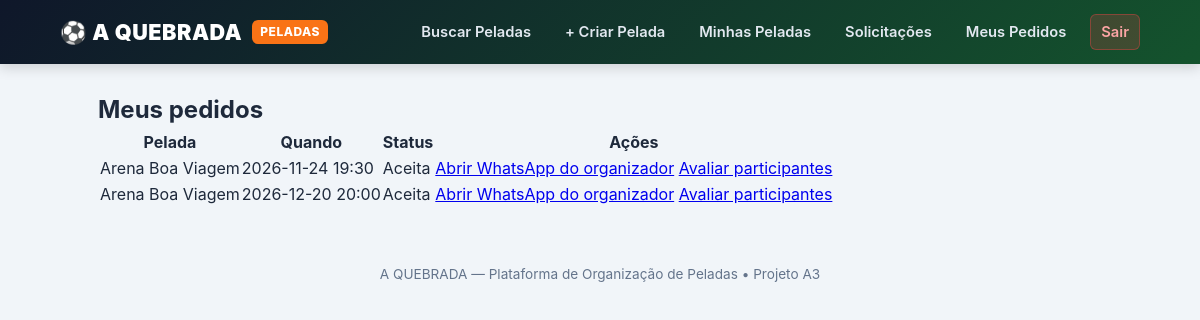
Before: /meus-pedidos (signed in) with the older database file.
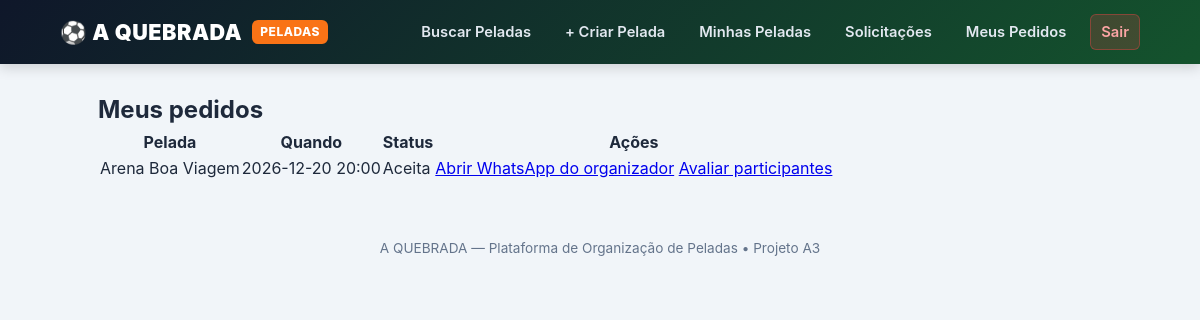
After: the same page with the newer database file.
### tables this page shows
CREATE TABLE SOLICITACAO (
    id_solicitacao INTEGER PRIMARY KEY AUTOINCREMENT,
    id_pelada INTEGER NOT NULL,
    id_usuario INTEGER NOT NULL,
    mensagem TEXT CHECK(mensagem IS NULL OR length(mensagem) <= 500),
    status TEXT DEFAULT 'Pendente' CHECK(status IN ('Pendente', 'Aceita', 'Recusada', 'Cancelada')),
    data_solicitacao DATETIME DEFAULT CURRENT_TIMESTAMP,
    data_resposta DATETIME,
    UNIQUE(id_pelada, id_usuario),
    FOREIGN KEY (id_pelada) REFERENCES PELADA(id_pelada) ON DELETE CASCADE,
    FOREIGN KEY (id_usuario) REFERENCES USUARIO(id_usuario) ON DELETE CASCADE
);

CREATE TABLE LOCAL (
    id_local INTEGER PRIMARY KEY AUTOINCREMENT,
    nome TEXT NOT NULL CHECK(length(trim(nome)) > 0),
    endereco TEXT NOT NULL,
    bairro TEXT,
    cidade TEXT,
    tipo TEXT CHECK(tipo IN ('Futsal', 'Society', 'Campo', 'Areia'))
);

CREATE TABLE PELADA (
    id_pelada INTEGER PRIMARY KEY AUTOINCREMENT,
    id_organizador INTEGER NOT NULL,
    id_local INTEGER NOT NULL,
    data_hora TEXT NOT NULL,
    vagas_totais INTEGER NOT NULL CHECK(vagas_totais > 0),
    valor_por_pessoa REAL NOT NULL CHECK(valor_por_pessoa >= 0),
    nivel TEXT DEFAULT 'Casual',
    descricao TEXT,
    status TEXT DEFAULT 'Aberta' CHECK(status IN ('Aberta', 'Lotada', 'Finalizada', 'Cancelada')),
    FOREIGN KEY (id_organizador) REFERENCES USUARIO(id_usuario) ON DELETE CASCADE,
    FOREIGN KEY (id_local) REFERENCES LOCAL(id_local) ON DELETE RESTRICT
);

### app.py (the view)
@app.route('/meus-pedidos')
@login_required
def meus_pedidos():
    conn = get_db()
    pedidos = conn.execute('''
        SELECT s.*, p.data_hora, p.id_organizador, l.nome AS local_nome,
               u.nome AS organizador_nome, u.telefone_whatsapp AS organizador_whatsapp
        FROM SOLICITACAO s
        JOIN PELADA p ON s.id_pelada = p.id_pelada
        JOIN LOCAL l ON p.id_local = l.id_local
        JOIN USUARIO u ON p.id_organizador = u.id_usuario
        WHERE s.id_usuario = ?
        ORDER BY s.data_solicitacao DESC
    ''', (session['user_id'],)).fetchall()
    conn.close()
    return render_template('meus_pedidos.html', pedidos=pedidos)

### app.py (called while the page is built)
def get_db():
    conn = sqlite3.connect(DB_PATH)
    conn.row_factory = sqlite3.Row
    conn.execute('PRAGMA foreign_keys = ON')
    return conn

def login_required(f):
    @wraps(f)
    def decorated(*args, **kwargs):
        if 'user_id' not in session:
            return redirect(url_for('login'))
        return f(*args, **kwargs)
    return decorated

@app.after_request
def add_no_cache_headers(response):
    response.headers['Cache-Control'] = 'no-store, no-cache, must-revalidate, max-age=0'
    response.headers['Pragma'] = 'no-cache'
    response.headers['Expires'] = '0'
    return response

### templates/meus_pedidos.html
{% extends 'base.html' %}
{% block content %}
<h2>Meus pedidos</h2>
<table>
    <thead>
        <tr>
            <th>Pelada</th>
            <th>Quando</th>
            <th>Status</th>
            <th>Ações</th>
        </tr>
    </thead>
    <tbody>
        {% for p in pedidos %}
        <tr data-cy="pedido">
            <td>{{ p['local_nome'] }}</td>
            <td>{{ p['data_hora'] }}</td>
            <td data-cy="pedido-status">{{ p['status'] }}</td>
            <td>
                {% if p['status'] == 'Pendente' %}
                    <form method="POST" action="{{ url_for('cancelar_solicitacao', id_solicitacao=p['id_solicitacao']) }}" style="display:inline;">
                        <button type="submit" class="secondary" data-cy="cancelar-solicitacao">Cancelar solicitação</button>
                    </form>
                {% elif p['status'] == 'Aceita' %}
                    <a href="https://wa.me/{{ p['organizador_whatsapp'] }}" target="_blank" role="button" data-cy="abrir-whatsapp">Abrir WhatsApp do organizador</a>
                    <a href="{{ url_for('avaliar_participante', id_pelada=p['id_pelada']) }}" role="button" class="secondary" data-cy="avaliar">Avaliar participantes</a>
                {% else %}
                    —
                {% endif %}
            </td>
        </tr>
        {% else %}
        <tr><td colspan="4">Você ainda não solicitou vaga em nenhuma pelada.</td></tr>
        {% endfor %}
    </tbody>
</table>
{% endblock %}

### templates/base.html (shortened to what this page needs)
<!DOCTYPE html>
<html lang="pt-BR">
<head>
</head>
<body>
  <header>
    <div class="nav-container">
      <a href="/buscar" class="brand">⚽ A QUEBRADA <span class="badge-logo">PELADAS</span></a>
      {% if session.get('user_id') %}
      <nav>
        <a href="/buscar">Buscar Peladas</a>
        <a href="/pelada/nova">+ Criar Pelada</a>
        <a href="/minhas-peladas">Minhas Peladas</a>
        <a href="/solicitacoes">Solicitações</a>
        <a href="/meus-pedidos">Meus Pedidos</a>
        <a href="/logout" data-cy="sair" class="btn-sair">Sair</a>
      </nav>
      {% endif %}
    </div>
  </header>
  <div class="container">
    {% block content %}{% endblock %}
  </div>
  <footer>A QUEBRADA — Plataforma de Organização de Peladas &bull; Projeto A3</footer>
</body>
</html>

### templates/base.html (style rules this page uses)
:root { --primary: #15803d; --primary-dark: #14532d; --accent: #f97316; --dark: #0f172a; --bg: #f1f5f9; --card: #ffffff; --text: #1e293b; --muted: #64748b; --border: #e2e8f0; }
* { box-sizing: border-box; margin: 0; padding: 0; }
body { font-family: -apple-system, BlinkMacSystemFont, "Segoe UI", Roboto, sans-serif; background: var(--bg); color: var(--text); line-height: 1.5; }
header { background: linear-gradient(135deg, #0f172a 0%, #14532d 100%); color: #fff; padding: 14px 24px; box-shadow: 0 4px 12px rgba(0,0,0,0.15); position: sticky; top: 0; z-index: 100; }
.nav-container { max-width: 1080px; margin: 0 auto; display: flex; justify-content: space-between; align-items: center; flex-wrap: wrap; gap: 12px; }
.brand { display: flex; align-items: center; gap: 10px; text-decoration: none; color: #fff; font-weight: 900; font-size: 1.35rem; letter-spacing: 0.5px; }
.brand span.badge-logo { background: var(--accent); color: #fff; padding: 3px 8px; border-radius: 6px; font-size: 0.75rem; font-weight: 800; }
nav { display: flex; gap: 14px; align-items: center; flex-wrap: wrap; }
nav a { color: #e2e8f0; text-decoration: none; font-size: 0.92rem; font-weight: 600; padding: 6px 10px; border-radius: 6px; transition: 0.2s; }
.btn-sair { background: rgba(239,68,68,0.2); color: #fca5a5 !important; border: 1px solid rgba(239,68,68,0.4); }
.container { max-width: 1040px; margin: 28px auto; padding: 0 18px; }
footer { text-align: center; color: var(--muted); font-size: 0.85rem; padding: 28px 16px; }

Changed rows visible on the page:
removed SOLICITACAO: local_nome "Arena Boa Viagem", data_hora "2026-11-24 19:30", status "Aceita"
